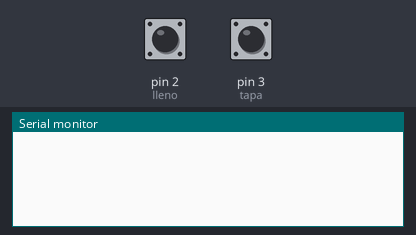
Simulated run of this sketch. Board: Arduino Uno, built with avr-gcc and run on an emulated ATmega328P. On the bench: the last lines printed to the serial monitor. The inputs (shaded band) are chosen by the test bench; at power-on: pin 2 (lleno) LOW, pin 3 (tapa) HIGH.

Above: at 1.2 s.
1.3 s: pin 2 (lleno) driven HIGH
At 2.1 s:
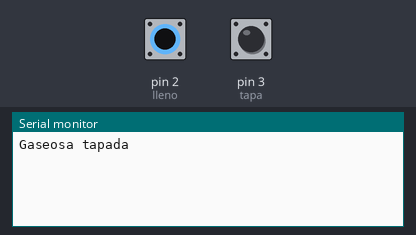
3.8 s: pin 3 (tapa) driven LOW
At 4.5 s:
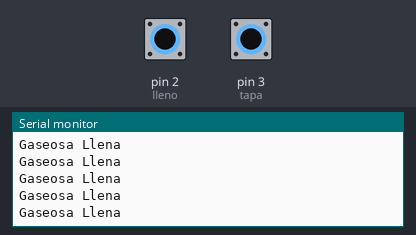
6.2 s: pin 2 (lleno) pulsed LOW 2 times (0.12 s each, 0.3 s apart)
9.8 s: pin 3 (tapa) pulsed HIGH 5 times (0.12 s each, 0.3 s apart)
At 10.3 s:
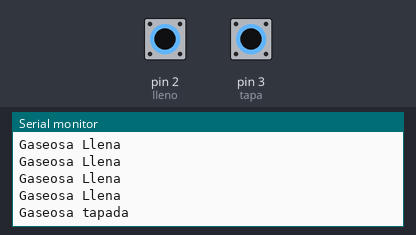

The sketch:

P11_Fabrica_gaseosas.ino
```cpp
int lleno=2;
int tapa=3;

void setup(){
  pinMode(lleno,INPUT);
  pinMode(tapa,INPUT);
  Serial.begin(9600); //velocidad de transmición
}

void loop(){
  int llenada=digitalRead(lleno); //el valor del sensor de liquido y tapa se almacenan en variables
  int tapada=digitalRead(tapa);


  if(llenada ==1 & tapada == 0){
    Serial.println("Gaseosa Llena");

  }


  if (llenada && tapada == 1) {
    Serial.println("Gaseosa tapada");

 delay(1000);
 digitalWrite(12,HIGH);
    Serial.println("Gaseosa bien empacada");

  }
}
```

Measured:
- after the input at 1.3 s, the serial monitor: prints a new line at once (image 1)
- after the input at 3.8 s, the serial monitor: prints a new line after 0.52 s (image 2)
- after the input at 9.8 s, the serial monitor: prints a new line after 0.08 s (image 3)
